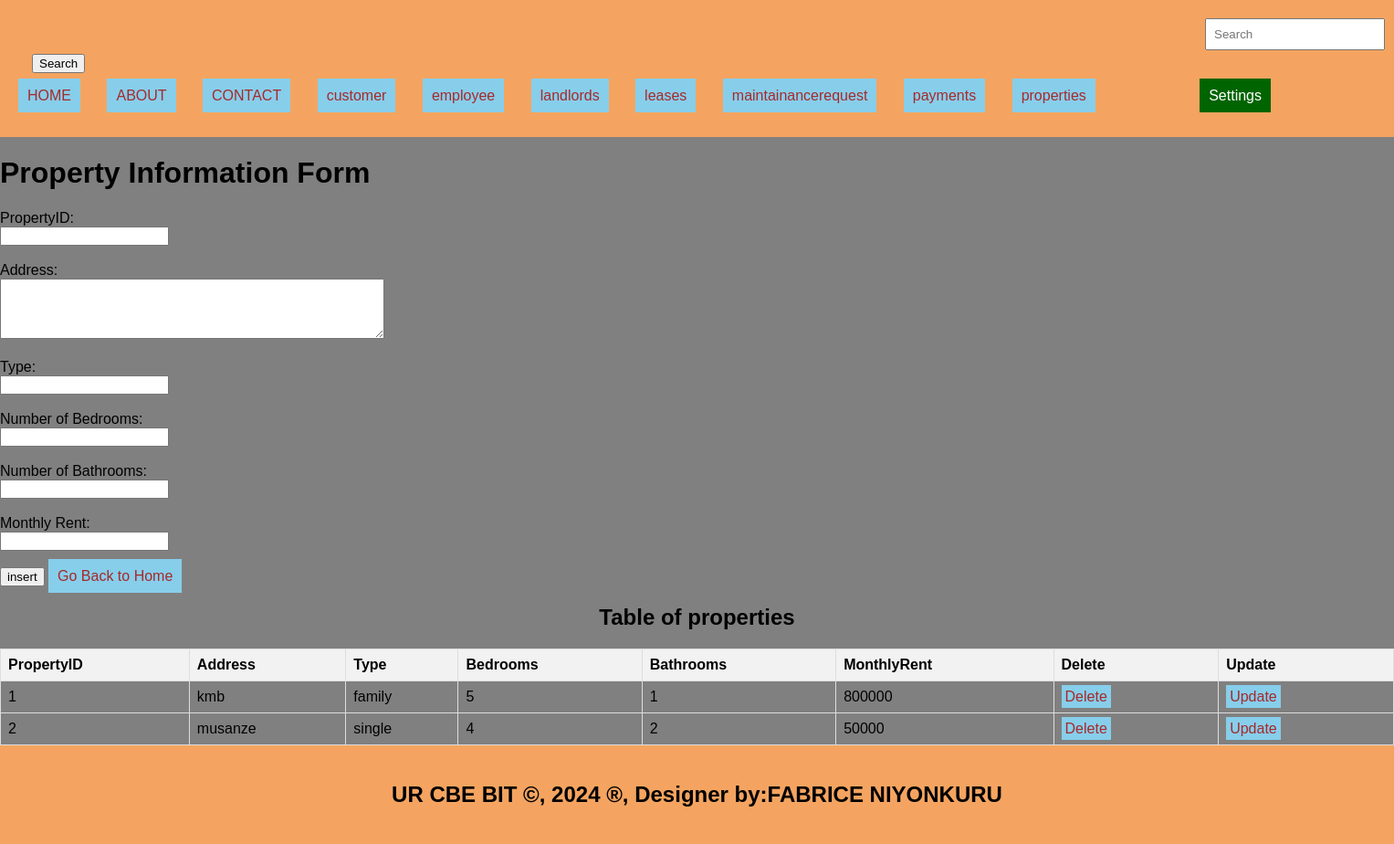
/properties.php, run on the app's committed database.
### tables this page shows
CREATE TABLE `properties` (
  `PropertyID` int(11) NOT NULL,
  `Address` varchar(255) DEFAULT NULL,
  `Type` varchar(50) DEFAULT NULL,
  `Bedrooms` int(11) DEFAULT NULL,
  `Bathrooms` float DEFAULT NULL,
  `MonthlyRent` int(11) DEFAULT NULL
);

### properties.php (the view, shortened to what this page needs)
<!DOCTYPE html>
<html>
<head>
</head>
<head>
  <link rel="stylesheet" type="text/css" href="style.css" title="style 1" media="screen, tv, projection, handheld, print"/>
</head>
<body bgcolor="gray">
<header>
<form class="d-flex" role="search" action="search.php">
  <input class="form-control me-2" type="search" placeholder="Search" aria-label="Search" name ="query">
  <button class="btn btn-outline-success" type="submit">Search</button>
</form>
  <ul style="list-style-type: none; padding: 0;">
    <li style="display: inline; margin-right: 10px;">
      <a href="./home.html">HOME</a>
    </li>
    <li style="display: inline; margin-right: 10px;"><a href="./about.html">ABOUT</a></li>
    <li style="display: inline; margin-right: 10px;"><a href="./contact.html">CONTACT</a></li>
    <li style="display: inline; margin-right: 10px;"><a href="./customer.php">customer</a></li>
    <li style="display: inline; margin-right: 10px;"><a href="./employee.php">employee</a></li>
    <li style="display: inline; margin-right: 10px;"><a href="./landlord.php">landlords</a></li>
    <li style="display: inline; margin-right: 10px;"><a href="./leases.php">leases</a></li>
    <li style="display: inline; margin-right: 10px;"><a href="./maintenancerequest.php">maintainancerequest</a></li>
    <li style="display: inline; margin-right: 10px;"><a href="./payment.php">payments</a></li>
    <li style="display: inline; margin-right: 10px;"><a href="./properties.php">properties</a></li>
    <li class="dropdown">
      <a href="#" style="color: white; background-color: darkgreen; text-decoration: none; margin-right: 15px;">Settings</a>
    </li>
  </ul>
</header>
    <h1>Property Information Form</h1>
    <form method="post" onsubmit="return confirmInsert();">
        <label for="propertyID">PropertyID:</label><br>
        <input type="text" id="propertyID" name="propertyID" required><br><br>
        <label for="address">Address:</label><br>
        <textarea id="address" name="address" rows="4" cols="50" required></textarea><br><br>
         <label for="type">Type:</label><br>
        <input type="text" id="type" name="type" required><br><br>
        <label for="bedrooms">Number of Bedrooms:</label><br>
        <input type="number" id="bedrooms" name="bedrooms" min="0" required><br><br>
        <label for="bathrooms">Number of Bathrooms:</label><br>
        <input type="number" id="bathrooms" name="bathrooms" min="0" required><br><br>
        <label for="rent">Monthly Rent:</label><br>
        <input type="number" id="rent" name="rent" min="0" required><br><br>
        <input type="submit" value="insert">
        <a href="./home.html">Go Back to Home</a>
    </form>
</body>
</html>
<?php
include('database_connection.php');
$sql = "SELECT * FROM properties";
$result = $connection->query($sql);
?>
<!DOCTYPE html>
<html>
<head>
</head>
<body>
    <center><h2>Table of properties</h2></center>
  <table>
    <tr>
      <th>PropertyID</th>
      <th>Address</th>
      <th>Type</th>
      <th>Bedrooms</th>
       <th>Bathrooms</th>
       <th>MonthlyRent</th>
      <th>Delete</th>
      <th>Update</th>
    </tr>
    <?php
    if ($result->num_rows > 0) {
        while ($row = $result->fetch_assoc()) {
            $PropertyID = $row["PropertyID"];
            echo "<tr>
                <td>" . $row["PropertyID"] . "</td>
                <td>" . $row["Address"] . "</td>
                <td>" . $row["Type"] . "</td>
                <td>" . $row["Bedrooms"] . "</td>
                <td>" . $row["Bathrooms"] . "</td>
                <td>" . $row["MonthlyRent"] . "</td>
                <td><a style='padding:4px' href='delete properties.php?PropertyID=$PropertyID'>Delete</a></td>
                <td><a style='padding:4px' href='update properties.php?PropertyID=$PropertyID'>Update</a></td>
              </tr>";
        }
    } else {
        echo "<tr><td colspan='6'>No data found</td></tr>";
    }
?>
  </table>
  <footer>
  <center>
    <b><h2>UR CBE BIT &copy, 2024 &reg, Designer by:FABRICE NIYONKURU </h2></b>
  </center>
</footer>
</body>
</html>

### style.css (style rules this page uses)
body { font-family: Arial, sans-serif; margin: 0; padding: 0; }
header { background-color: #F4A460; padding: 20px; }
footer { background-color: #F4A460; padding: 20px; }

### properties.php (style rules this page uses)
a { padding: 10px; color: white; background-color: skyblue; text-decoration: none; margin-right: 15px; }
a:link { color: brown; }
button.btn { margin-left: 15px; margin-top: 4px; }
input.form-control { margin-left: 1300px; padding: 8px; }
header { background-color: #F4A460; padding: 20px; }
footer { background-color: #F4A460; padding: 20px; }
.dropdown { float: right; margin-right: 100px; position: relative; }
table { width: 100%; border-collapse: collapse; }
th, td { border: 1px solid #ddd; padding: 8px; text-align: left; }
th { background-color: #f2f2f2; }

### data on the page
properties: PropertyID "1", Address "kmb", Type "family", Bedrooms "5", Bathrooms "1", MonthlyRent "800000"
properties: PropertyID "2", Address "musanze", Type "single", Bedrooms "4", Bathrooms "2", MonthlyRent "50000"
